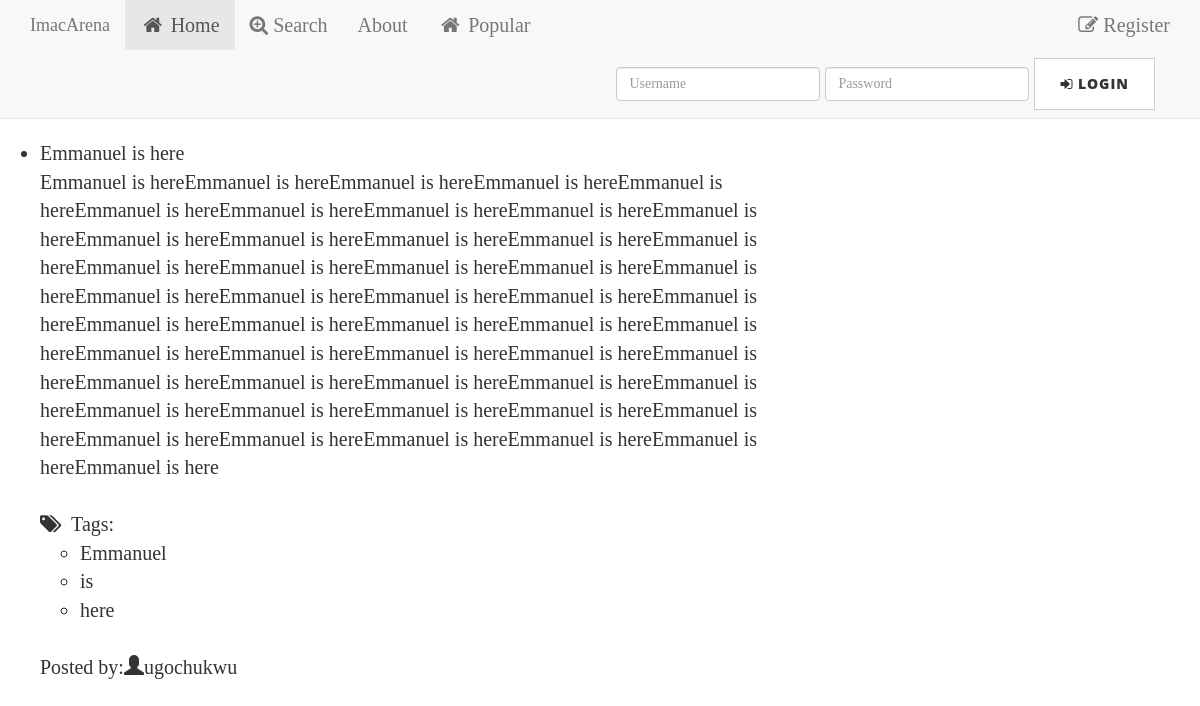
The app's page /tag/Emmanuel/ with its own data.
### jplaceapp/models.py (models this page shows, shortened)
class Testimonies(models.Model):
    title = models.CharField(max_length=200)
    image = models.FileField(null=True,blank=True)
    user = models.ForeignKey(User)
    testimonies = models.ForeignKey(MyTestimony)
    likes = models.PositiveIntegerField(default=0)

class MyTestimony(models.Model):
    testimony = models.TextField(unique=True)
    def __str__(self):
        return self.testimony

class Tag(models.Model):
    name = models.CharField(max_length=64, unique=True)
    testimony = models.ManyToManyField(Testimonies)

### jplaceapp/views.py (the view)
# urls.py: url(r'^tag/([^\s]+)/$','jplaceapp.views.tag_page', name='tag_page'),
def tag_page(request, tag_name):
    tag = get_object_or_404(Tag, name=tag_name)
    testimony = tag.testimony.order_by('-id')
    context = {
        'testimony': testimony,
        'tag_name': tag_name,
        'show_tags': True,
        'show_user': True,
    }
    return render(request, 'tag_page.html', context)

### templates/tag_page.html (shortened to what this page needs)
{% extends "base.html" %}
{% block content %}
{% include "testimony_list.html" %}
{% endblock %}

### templates/testimony_list.html (shortened to what this page needs)
{% if testimony %}
<ul class="testimony">
    {% for obj in testimony %}
    <li> <a href="{{ obj.testimonies.testimony | escape }}" class="title">{{ obj.title | escape  }}</a><br />
        <div class="row">
            <div class="col-md-8">
                {{ obj.testimonies | escape  }}
            </div>
        </div>
                 <br />
        {% if show_tags %}
            <i class="fa fa-tags" aria-hidden="true"></i>&nbsp; Tags:
            {% if obj.tag_set.all %}
            <ul class="tags">
                {% for tag in obj.tag_set.all %}
                <li><a href="/tag/{{ tag.name | urlencode  }}/">{{ tag.name | escape }}</a></li>
            {% endfor %}
            </ul>
            {% else %}
            None.
            {% endif %}<br />
        {% endif %}
        {% if show_user %}
            Posted by:<a href="/user/{{ obj.user.username }}/" class="username"><span class="glyphicon glyphicon-user"></span>{{ obj.user.username }}</a>
        {% endif %}
     </li>
    {% endfor %}
    </ul>
{% else %}
    <p>No testimony found.</p>
{% endif %}

### records on screen
Testimonies: title "Emmanuel is here", testimonies "Emmanuel is hereEmmanuel is hereEmmanuel is hereEmmanuel is hereEmmanuel is hereEmmanuel is hereEmmanuel is hereEmmanuel is hereEmmanuel is hereEmmanuel is hereEmmanuel is hereEmmanuel is hereEmmanuel is hereEmmanuel is hereEmmanuel is hereEmmanuel is hereEmmanuel is hereEmmanuel is hereEmmanuel is hereEmmanuel is hereEmmanuel is hereEmmanuel is hereEmmanuel is hereEmmanuel is hereEmmanuel is hereEmmanuel is hereEmmanuel is hereEmmanuel is hereEmmanuel is hereEmmanuel is hereEmmanuel is hereEmmanuel is hereEmmanuel is hereEmmanuel is hereEmmanuel is hereEmmanuel is hereEmmanuel is hereEmmanuel is hereEmmanuel is hereEmmanuel is hereEmmanuel is hereEmmanuel is hereEmmanuel is hereEmmanuel is…", user.username "ugochukwu"
Tag: name "Emmanuel"
Tag: name "is"
Tag: name "here"
